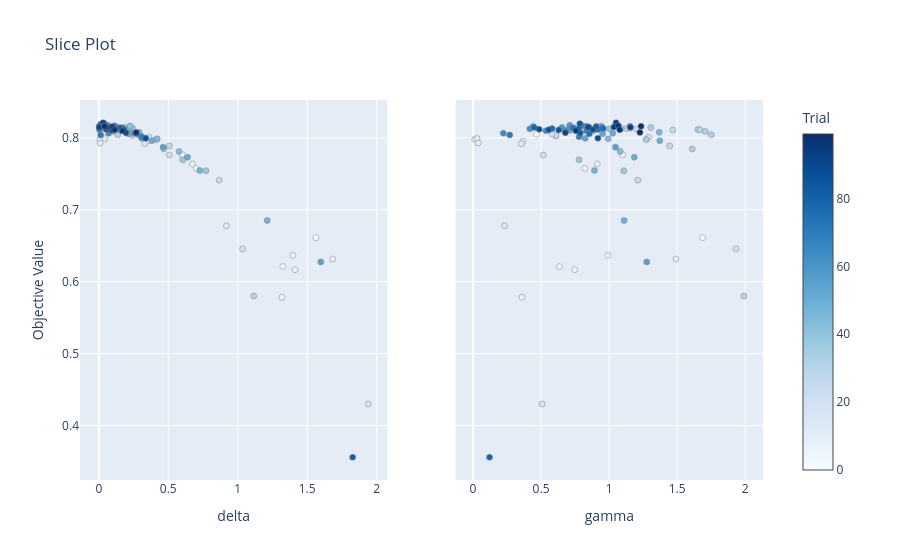

Source (notebook cell):
### Code cell
#optuna.visualization.plot_slice(study, params=['gamma'])
#optuna.visualization.plot_slice(study, params=['delta'])
optuna.visualization.plot_slice(study, params=['gamma','delta'])

#optuna.visualization.plot_slice(study, params=['bias','slope','gamma'])
